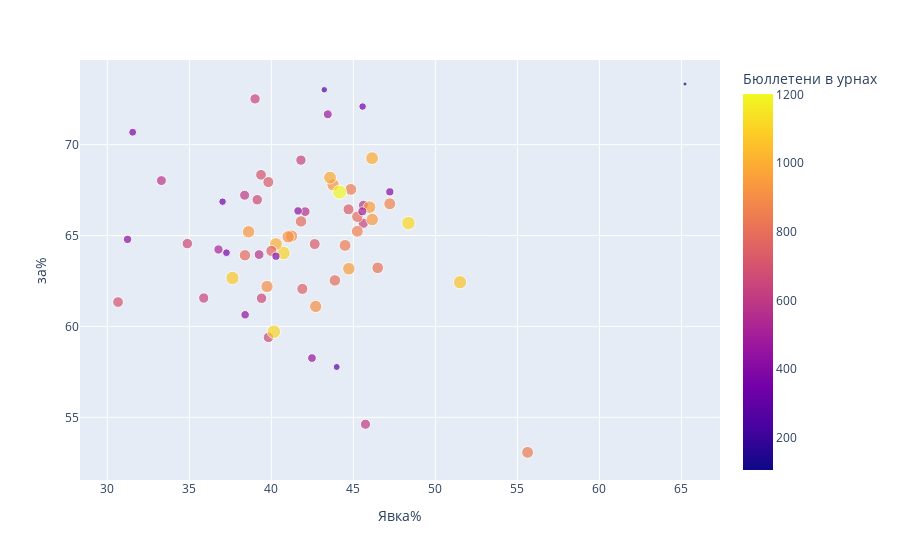

This figure's notebook cell:
### Code cell
tik_name = 'Ковров_город'
df_cur_tik = df_yik[df_yik['ТИК'] == tik_name]

fig = px.scatter(
        df_cur_tik, 
        x='Явка%', 
        y='за%',
        hover_data=['Бюллетени в урнах', 'index'],
        size='Бюллетени в урнах',
        color='Бюллетени в урнах',
        size_max=10)
fig.show()

### Figure 1 — Plotly figure (JSON) as saved in the notebook; plotly's stock layout.template omitted (floating-point values rounded to 4 significant figures; data arrays with more than 128 entries replaced by an {"elided": "..."} marker saying what was removed)
{"data": [{"customdata": {"elided": "65x2 mixed values"}, "hoverlabel": {"namelength": 0}, "hovertemplate": "Явка%=%{x}<br>за%=%{y}<br>Бюллетени в урнах=%{marker.color}<br>index=%{customdata[1]}", "legendgroup": "", "marker": {"color": [344, 426, 591, 617, 846, 408, 644, 698, 733, 701, 252, 577, 480, 370, 665, 640, 607, 520, 638, 922, 866, 663, 789, 730, 597, 1119, 902, 844, 987, 798, 663, 658, 934, 645, 945, 786, 1104, 905, 1107, 1202, 1066, 844, 998, 382, 756, 921, 733, 746, 787, 951, 929, 813, 1062, 910, 437, 860, 992, 567, 425, 404, 341, 296, 496, 460, 105], "coloraxis": "coloraxis", "size": [344, 426, 591, 617, 846, 408, 644, 698, 733, 701, 252, 577, 480, 370, 665, 640, 607, 520, 638, 922, 866, 663, 789, 730, 597, 1119, 902, 844, 987, 798, 663, 658, 934, 645, 945, 786, 1104, 905, 1107, 1202, 1066, 844, 998, 382, 756, 921, 733, 746, 787, 951, 929, 813, 1062, 910, 437, 860, 992, 567, 425, 404, 341, 296, 496, 460, 105], "sizemode": "area", "sizeref": 12.02, "symbol": "circle"}, "mode": "markers", "name": "", "showlegend": false, "type": "scatter", "x": [45.56, 31.23, 33.3, 45.74, 55.62, 47.22, 39.01, 39.37, 39.82, 30.65, 43.22, 39.25, 43.44, 37.26, 39.82, 35.87, 38.37, 36.78, 45.6, 43.76, 47.22, 39.14, 45.24, 44.7, 45.61, 48.36, 39.74, 44.85, 43.58, 43.87, 34.88, 39.4, 38.61, 41.8, 44.72, 41.81, 40.74, 41.23, 40.15, 44.16, 37.63, 44.49, 40.27, 31.54, 40, 41.02, 42.64, 41.89, 38.39, 45.99, 46.15, 46.48, 51.5, 42.7, 38.4, 45.24, 46.14, 42.06, 41.63, 40.28, 37.02, 43.98, 45.55, 42.47, 65.22], "xaxis": "x", "y": [72.09, 64.79, 68.02, 54.62, 53.07, 67.4, 72.52, 68.34, 67.94, 61.34, 73.02, 63.95, 71.67, 64.05, 59.4, 61.56, 67.22, 64.23, 65.67, 67.79, 66.74, 66.97, 66.03, 66.44, 66.67, 65.68, 62.2, 67.54, 68.19, 62.53, 64.56, 61.55, 65.2, 69.15, 63.17, 65.78, 64.04, 64.97, 59.71, 67.39, 62.66, 64.45, 64.53, 70.68, 64.15, 64.93, 64.53, 62.06, 63.91, 66.56, 65.88, 63.22, 62.43, 61.1, 60.64, 65.23, 69.25, 66.31, 66.35, 63.86, 66.86, 57.77, 66.33, 58.26, 73.33], "yaxis": "y"}], "layout": {"coloraxis": {"colorbar": {"title": {"text": "Бюллетени в урнах"}}, "colorscale": [[0, "#0d0887"], [0.1111, "#46039f"], [0.2222, "#7201a8"], [0.3333, "#9c179e"], [0.4444, "#bd3786"], [0.5556, "#d8576b"], [0.6667, "#ed7953"], [0.7778, "#fb9f3a"], [0.8889, "#fdca26"], [1, "#f0f921"]]}, "legend": {"itemsizing": "constant", "tracegroupgap": 0}, "margin": {"t": 60}, "xaxis": {"anchor": "y", "domain": [0, 1], "title": {"text": "Явка%"}}, "yaxis": {"anchor": "x", "domain": [0, 1], "title": {"text": "за%"}}}}
